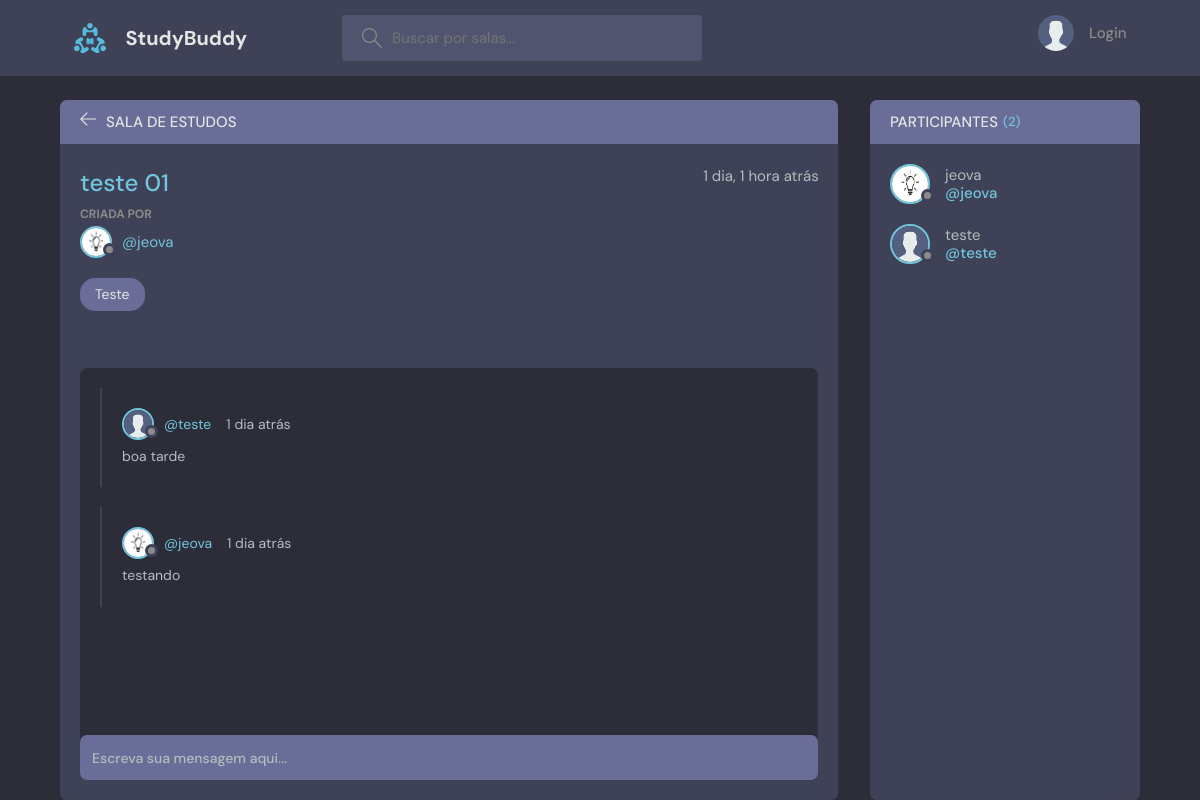
The page /room/1/ on the database its author committed.
### base/models.py (models this page shows, shortened)
class Room(models.Model):
    host = models.ForeignKey(User, on_delete=models.SET_NULL, null=True)
    topic = models.ForeignKey(Topic, on_delete=models.SET_NULL, null=True)
    name = models.CharField(max_length=200)
    description = models.TextField(null=True, blank=True)
    participants = models.ManyToManyField(User, related_name='participants', blank=True)
    updated = models.DateTimeField(auto_now=True)
    created = models.DateTimeField(auto_now_add=True)
    class Meta:
        ordering = ['-updated', 'created']

class User(AbstractUser):
    name = models.CharField("nome", max_length=200, null=True)
    email = models.EmailField(unique=True)
    bio = models.TextField(null=True)
    avatar = models.ImageField(null=True, default="avatar.svg")
    USERNAME_FIELD = 'email'
    REQUIRED_FIELDS = []

class Topic(models.Model):
    name = models.CharField(max_length=200)
    def __str__(self):
        return self.name

class Message(models.Model):
    user = models.ForeignKey(User, on_delete=models.CASCADE)
    room = models.ForeignKey(Room, on_delete=models.CASCADE)
    body = models.TextField()
    updated = models.DateTimeField(auto_now=True)
    created = models.DateTimeField(auto_now_add=True)
    class Meta:
        ordering = ['-updated', 'created']

### base/views.py (the view, shortened to what this page needs)
# urls.py: path("room/<str:pk>/", views.room, name="room"),
def room(request, pk):
    room = Room.objects.get(id=pk)
    roomMessages = room.message_set.all().order_by('-created')
    participants = room.participants.all()
    context = {'room': room, 'roomMessages': roomMessages, 'participants': participants}
    return render(request, "base/room.html", context)

### templates/base/room.html (shortened to what this page needs)
{% extends 'main.html' %}
{% block content %}
    <main class="profile-page layout layout--2">
      <div class="container">
        <div class="room">
          <div class="room__top">
            <div class="room__topLeft">
              <a href="{% url 'home' %}">
                <svg version="1.1" xmlns="http://www.w3.org/2000/svg" width="32" height="32" viewBox="0 0 32 32">
                  <title>arrow-left</title>
                  <path
                    d="M13.723 2.286l-13.723 13.714 13.719 13.714 1.616-1.611-10.96-10.96h27.625v-2.286h-27.625l10.965-10.965-1.616-1.607z"
                  ></path>
                </svg>
              </a>
              <h3>Sala de Estudos</h3>
            </div>
          </div>
          <div class="room__box scroll">
            <div class="room__header scroll">
              <div class="room__info">
                <h3>{{room.name}}</h3>
                <span>{{room.created|timesince}} atrás</span>
              </div>
              <div class="room__hosted">
                <p>Criada Por</p>
                <a href="{% url 'user-profile' room.host.id %}" class="room__author">
                  <div class="avatar avatar--small">
                    <img src="{{room.host.avatar.url}}" />
                  </div>
                  <span>@{{room.host.username}}</span>
                </a>
              </div>
              <span class="room__topics">{{room.topic}}</span>
            </div>
            <div class="room__conversation">
              <div class="threads scroll">
                {% for message in roomMessages %}
                <div class="thread">
                  <div class="thread__top">
                    <div class="thread__author">
                      <a href="{% url 'user-profile' message.user.id %}" class="thread__authorInfo">
                        <div class="avatar avatar--small">
                          <img src="{{message.user.avatar.url}}" />
                        </div>
                        <span>@{{message.user.username}}</span>
                      </a>
                      <span class="thread__date">{{message.created|timesince}} atrás</span>
                    </div>
                  </div>
                  <div class="thread__details">
                    {{message.body}}
                  </div>
                </div>
                {% endfor %}
              </div>
            </div>
          </div>
          <div class="room__message">
            <form action="" method="POST">
              <input name="body" placeholder="Escreva sua mensagem aqui..." />
            </form>
          </div>
        </div>
        <div class="participants">
          <h3 class="participants__top">Participantes <span>({{participants.count}})</span></h3>
          <div class="participants__list scroll">
            {% for user in participants %}
            <a href="{% url 'user-profile' user.id %}" class="participant">
              <div class="avatar avatar--medium">
                <img src="{{user.avatar.url}}" />
              </div>
              <p>
                {{user.username}}
                <span>@{{user.username}}</span>
              </p>
            </a>
            {% endfor %}
          </div>
        </div>
      </div>
    </main>
{% endblock content %}

### rows shown on the page
Room: name "teste 01", created "1 dia, 1 hora", host.avatar (picture), host.username "jeova", topic "Teste"
Message: user.avatar (placeholder picture), user.username "teste", created "1 dia", body "boa tarde"
Message: user.avatar (picture), user.username "jeova", created "1 dia", body "testando"
User: avatar (picture), username "jeova"
User: avatar (placeholder picture), username "teste"

### other values the page prints
{{ participants.count }} "2"
